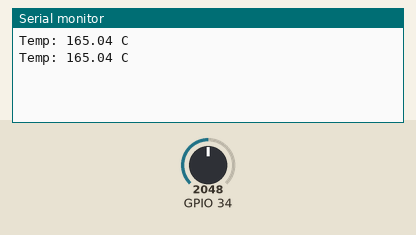
Simulated run of this sketch. Board: ESP32. Shown: the last lines printed to the serial monitor. The inputs (shaded band) are chosen by the test bench; at power-on: GPIO 34 = 2048.

Above: at 1.8 s.
1.9 s: GPIO 34 set to 2866
At 2.7 s:
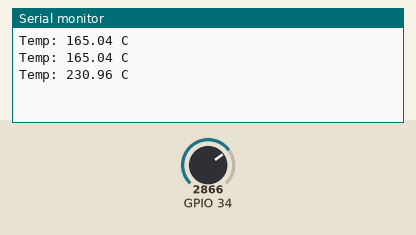
3.4 s: GPIO 34 set to 3603
At 4.8 s:
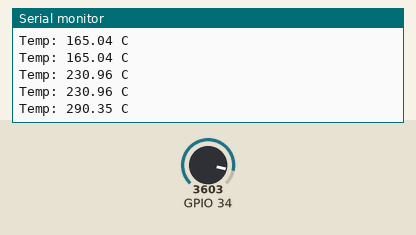
Timing chart, 0 to 6.4 s (numbered marks = the images above; inputs shaded):
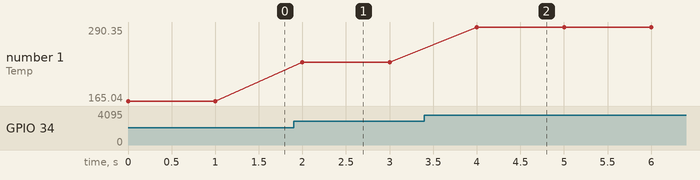

Measured:
- after the input at 1.9 s, the serial monitor: prints a new line after 0.10 s (image 1)
- after the input at 3.4 s, the serial monitor: prints a new line after 0.60 s (image 2)
- plotted number 1: 165.04 → 230.96 after the input at 1.9 s, 230.96 → 290.35 after the input at 3.4 s

The sketch:

temperature_detected.ino
```cpp
void setup() { Serial.begin(115200); }
void loop() {
  int raw = analogRead(34);
  float milliVolts = raw * (3300.0 / 4095.0); // ESP32 is 12-bit ADC
  float tempC = milliVolts / 10.0;
  Serial.printf("Temp: %.2f C\n", tempC);
  delay(1000);
}
```
